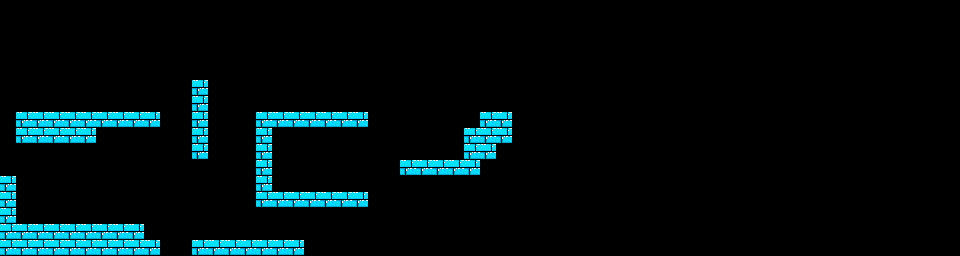

Rendered tile map (Tiled .tmx) drawn with the repository's tilesets; below, a short description and the map source with its tile grids summarised:
An orthogonal 60x16 tile map with 16x16 px tiles, 1 tile layer (Level) and 1 object.

<map version="1.4" tiledversion="1.4.3" orientation="orthogonal" renderorder="right-down" width="60" height="16" tilewidth="16" tileheight="16" infinite="0" nextlayerid="3" nextobjectid="2">
 <editorsettings>
  <export target="level1.json" format="json" />
 </editorsettings>
 <tileset firstgid="1" name="IcyTileset-extruded" tilewidth="16" tileheight="16" spacing="2" margin="1" tilecount="12" columns="3">
  <image source="IcyTileset-extruded.png" width="54" height="72" />
  <tile id="0">
   <properties>
    <property name="collides" type="bool" value="true" />
   </properties>
  </tile>
  <tile id="1">
   <properties>
    <property name="collides" type="bool" value="true" />
   </properties>
  </tile>
  <tile id="2">
   <properties>
    <property name="collides" type="bool" value="true" />
   </properties>
  </tile>
  <tile id="3">
   <properties>
    <property name="collides" type="bool" value="true" />
   </properties>
  </tile>
  <tile id="4">
   <properties>
    <property name="collides" type="bool" value="true" />
   </properties>
  </tile>
  <tile id="5">
   <properties>
    <property name="collides" type="bool" value="true" />
   </properties>
  </tile>
  <tile id="6">
   <properties>
    <property name="collides" type="bool" value="true" />
   </properties>
  </tile>
  <tile id="7">
   <properties>
    <property name="collides" type="bool" value="true" />
   </properties>
  </tile>
  <tile id="8">
   <properties>
    <property name="collides" type="bool" value="true" />
   </properties>
  </tile>
 </tileset>
 <layer id="1" name="Level" width="60" height="16">
  <data>[960 cells, 83 non-empty, 2 distinct tile ids]</data>
 </layer>
 <objectgroup id="2" name="Objects">
  <object id="1" x="20" y="90">
   <properties>
    <property name="name" value="Player Spawn Point" />
   </properties>
   <point />
  </object>
 </objectgroup>
</map>